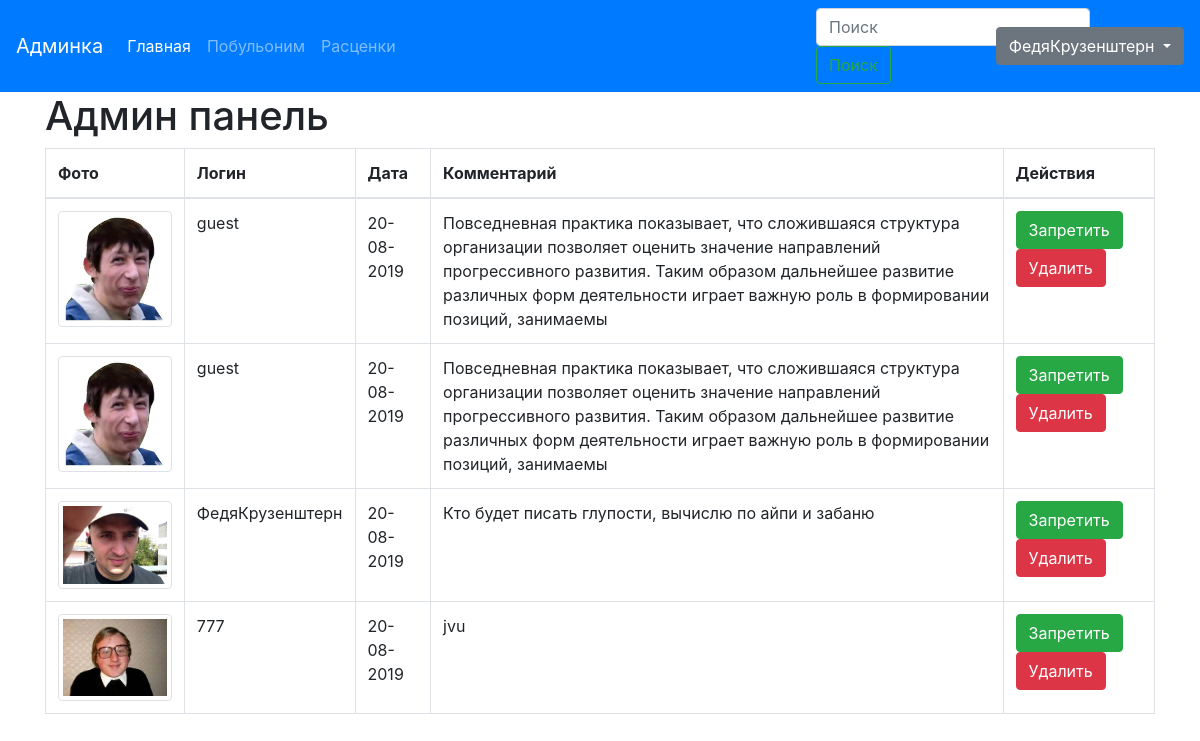
/admin.php (signed in), run on the app's committed database.
### tables this page shows
CREATE TABLE `comments` (
  `id` int(11) NOT NULL,
  `comment` char(255) NOT NULL,
  `access` varchar(10) NOT NULL,
  `datecomment` int(11) NOT NULL,
  `login` varchar(50) NOT NULL
);

CREATE TABLE `users` (
  `id` int(11) NOT NULL,
  `role` varchar(15) NOT NULL,
  `login` varchar(50) NOT NULL,
  `email` varchar(50) NOT NULL,
  `password` char(150) NOT NULL,
  `filename` char(50) NOT NULL
);

### functions.php (called while the page is built, shortened)
<?php
function getAllComments()
{
	$pdo = new PDO('mysql:host=localhost;dbname=blog;charset=utf8;', 'root', '');
	$comments = $pdo->query("SELECT * FROM `comments`")->fetchAll(PDO::FETCH_ASSOC);
	return $comments;
}
function getUserPhoto($login)
{
	if ($login == 'guest')
	{
		$fileName = 'guest.jpg';
	}
	else
	{
		$pdo = new PDO('mysql:host=localhost;dbname=blog;charset=utf8;', 'root', '');
		$statement = $pdo->prepare("SELECT * FROM `users` WHERE `login` = :login");
		$values = ['login' => $login];
		$statement->execute($values);
		$user = $statement->fetchAll(PDO::FETCH_ASSOC);
		$fileName = $user[0]['filename'];
	}
	return $fileName;
}

### admin.php (the view, shortened to what this page needs)
<?php
include 'functions.php';
$comments = getAllComments();
?>
<!DOCTYPE html>
<html lang="en">
<head>
	<link rel="stylesheet" href="https://stackpath.bootstrapcdn.com/bootstrap/4.3.1/css/bootstrap.min.css">
</head>
<body>
	<nav class="navbar navbar-expand-lg navbar-dark bg-primary">
		<a class="navbar-brand" href="#">Админка</a>
		<div class="collapse navbar-collapse" id="navbarNav">
			<ul class="navbar-nav">
				<li class="nav-item active">
					<a class="nav-link" href="index.php">Главная<span class="sr-only">(current)</span></a>
				</li>
				<li class="nav-item">
					<a class="nav-link" href="#">Побульоним</a>
				</li>
				<li class="nav-item">
					<a class="nav-link" href="#">Расценки</a>
				</li>
			</ul>
		</div>
		<form class="form-inline col-md-2">
			<input class="form-control mr-sm-2" type="search" placeholder="Поиск" aria-label="Search">
			<button class="btn btn-outline-success my-2 my-sm-0" type="submit">Поиск</button>
		</form>
		<div class="dropdown <?php if ($role == 'guest') echo ' d-none';?>">
			<button class="btn btn-secondary dropdown-toggle" type="button" id="dropdownMenuButton" data-toggle="dropdown" aria-haspopup="true" aria-expanded="false">
				<?php if (isset($_SESSION['login'])) echo $_SESSION['login'];?>
			</button>
		</div>
	</nav>
	<div class="container">
		<div class="row">
			<div class="col-md-12">
				<h1>Админ панель</h1>
				<table class="table table-bordered">
					<thead>
						<tr>
							<th>Фото</th>
							<th>Логин</th>
							<th>Дата</th>
							<th>Комментарий</th>
							<th>Действия</th>
						</tr>
					</thead>
					<tbody>
						<?php foreach ($comments as $key => $value): ?>
							<tr>
								<td><img src="uploads/<?php echo getUserPhoto($value[login]);?>" alt="..." class="img-thumbnail" width="400"></td>
								<td><?php echo $value[login] . '<br>';?></td>
								<td><?php echo date("d-m-Y", $value[datecomment]) . '<br>';?></td>
								<td><?php echo $value[comment] . '<br>';?></td>
								<td>
									<a href="changeAccess.php?id=<?php echo $value[id];?>&access=<?php echo $value[access];?>" class="btn <?php if ($value[access] == 'allowed') echo 'btn-success">Запретить'; else echo 'btn-warning">Разрешить';?></a>
									<a href="deleteComment.php?id=<?php echo $value[id];?>" onclick="return confirm('are you sure?')" class="btn btn-danger">Удалить</a>
								</td>
							</tr>
						<?php endforeach; ?>
					</tbody>
				</table>
			</div>
		</div>
	</div>
</body>
</html>

### data on the page
comments: login (picture), login "guest", datecomment "20-08-2019", comment "Повседневная практика показывает, что сложившаяся структура организации позволяет оценить значение направлений прогрессивного развития. Таким образом дальнейшее развитие различных форм деятельности играет важную роль в формировании позиций, занимаемы", access "Запретить"
comments: login (picture), login "guest", datecomment "20-08-2019", comment "Повседневная практика показывает, что сложившаяся структура организации позволяет оценить значение направлений прогрессивного развития. Таким образом дальнейшее развитие различных форм деятельности играет важную роль в формировании позиций, занимаемы", access "Запретить"
comments: login.filename (picture), login "ФедяКрузенштерн", datecomment "20-08-2019", comment "Кто будет писать глупости, вычислю по айпи и забаню", access "Запретить"
comments: login.filename (picture), login "777", datecomment "20-08-2019", comment "jvu", access "Запретить"

### other printed values
$_SESSION['login'] "ФедяКрузенштерн"
